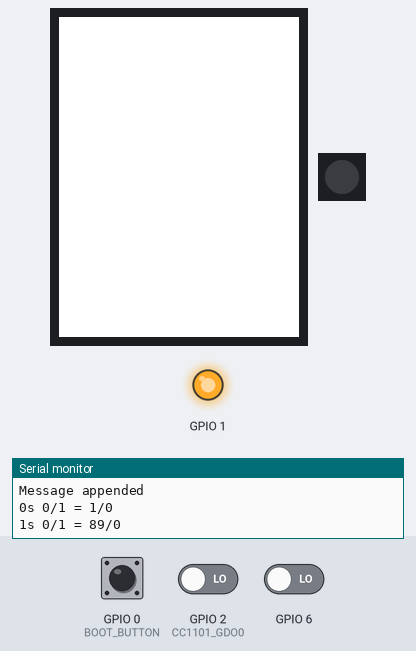
Simulated run of this sketch. Board: ESP32-S3. On the bench: 240×320 colour display, 1 RGB LEDs in strip order, left to right, output pins drawn as LEDs (lit = HIGH), the last lines printed to the serial monitor. The inputs (shaded band) are chosen by the test bench; at power-on: GPIO 0 (BOOT_BUTTON) HIGH, GPIO 2 (CC1101_GDO0) LOW, GPIO 6 LOW. The strip is taken to match the declared colour order; storage starts empty.

Above: at 2.1 s.
2.2 s: GPIO 0 (BOOT_BUTTON) pulled LOW for 1 s
At 3.7 s:
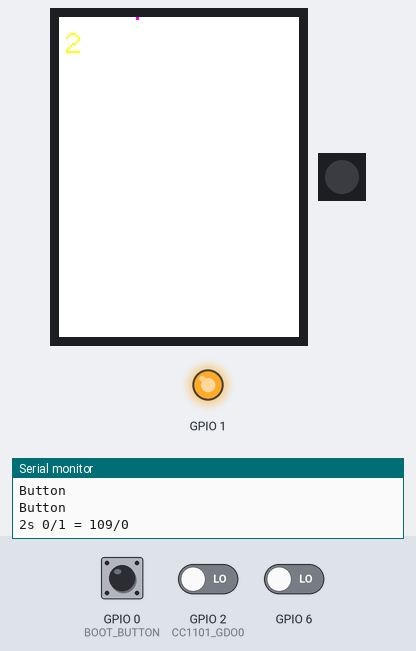
6.2 s: GPIO 0 (BOOT_BUTTON) pulled LOW for 0.15 s
At 7.5 s:
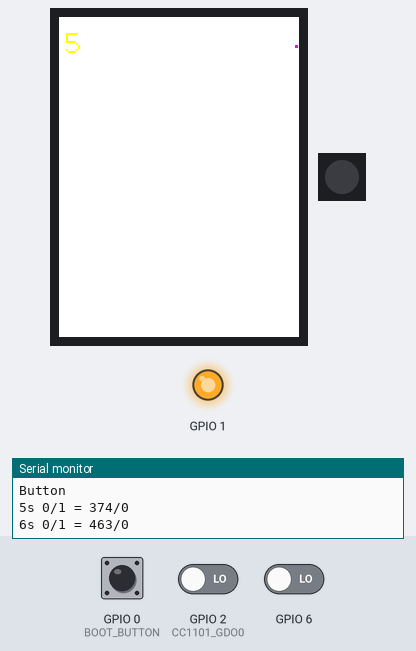
Timing chart, 0 to 9.2 s (numbered marks = the images above; inputs shaded):
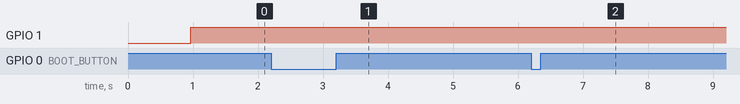

The sketch:

ESP32S3_TFT_CC1101_SD_v0.ino
```cpp
/*
  https://www.waveshare.com/product/esp32-s3-lcd-1.47.htm

  Board: ESP32S3 Dev Module
  Flash Size: 16MB(128Mb)
  Partition Scheme: 16M Flash (3MB APP/9.9MB FATFS)
  PSRAM: OPI PSRAM
*/

#include <SPI.h>
#include <TFT_eSPI.h>       // Hardware-specific library
#include <Adafruit_NeoPixel.h>
#include "cc1101.h"

#include "FS.h"
#include "SD_MMC.h"

#define BOOT_BUTTON 0  // GPIO0

//----------------------------------------------------------------
// FORD TPMS
//----------------------------------------------------------------


//----------------------------------------------------------------
// CC1101 pinout
//----------------------------------------------------------------
#define CC1101_CS   1//1
#define CC1101_GDO0 2//2
#define CC1101_GDO2 3//3

//----------------------------------------------------------------
// SPI pins for CC1101
//----------------------------------------------------------------
#define CC1101_SCK   5//4
#define CC1101_MISO  6//5
#define CC1101_MOSI  4//6

//----------------------------------------------------------------
// SD
//----------------------------------------------------------------
#define SD_SCLK 14
#define SD_MOSI 15
#define SD_MISO 16
#define SD_SD1 18
#define SD_SD2 17
#define SD_CS 21
bool sd_ok = false;
String msg = "";

//----------------------------------------------------------------
// WS-LED SETTINGS
//----------------------------------------------------------------
#define NUMPIXELS 1
#define LED 38
Adafruit_NeoPixel pixels(NUMPIXELS, LED, NEO_RGB + NEO_KHZ800);

//----------------------------------------------------------------
// TIMERS
//----------------------------------------------------------------
unsigned long t0 = 0;
unsigned long t1 = 0;
int i = 0;
int i_prev = 0;

//----------------------------------------------------------------
// TFT
//----------------------------------------------------------------
TFT_eSPI tft = TFT_eSPI();  // Invoke custom library
int x_px = 0, y_px = 0;
int color_px = TFT_WHITE;

//----------------------------------------------------------------
// CC1101
//----------------------------------------------------------------
SPIClass spiCC(VSPI);
CC1101 radio(spiCC, CC1101_CS, CC1101_GDO0, CC1101_MISO);

//----------------------------------------------------------------
// SD LS
//----------------------------------------------------------------
void listDir(fs::FS &fs, const char *dirname, uint8_t levels) {
  Serial.printf("Listing directory: %s\n", dirname);

  fs::File root = fs.open(dirname);  // <-- change here
  if (!root) {
    Serial.println("Failed to open directory");
    return;
  }
  if (!root.isDirectory()) {
    Serial.println("Not a directory");
    return;
  }

  fs::File file = root.openNextFile();  // <-- and here
  while (file) {
    if (file.isDirectory()) {
      Serial.print("  DIR : ");
      Serial.println(file.name());
      if (levels) {
        listDir(fs, file.path(), levels - 1);
      }
    } else {
      Serial.print("  FILE: ");
      Serial.print(file.name());
      Serial.print("  SIZE: ");
      Serial.println(file.size());
    }
    file = root.openNextFile();
  }
}

void appendFile(fs::FS &fs, const char *path, const char *message) {
  Serial.printf("Appending to file: %s\n", path);

  fs::File file = fs.open(path, FILE_APPEND);
  if (!file) {
    Serial.println("Failed to open file for appending");
    return;
  }
  if (file.print(message)) {
    Serial.println("Message appended");
  } else {
    Serial.println("Append failed");
  }
}

void readFile(fs::FS &fs, const char *path) {
  Serial.printf("Reading file: %s\n", path);

  fs::File file = fs.open(path);
  if (!file) {
    Serial.println("Failed to open file for reading");
    return;
  }

  Serial.print("Read from file: ");
  while (file.available()) {
    Serial.write(file.read());
  }
}

void readFileLN(fs::FS &fs, const char *path) {
  fs::File file = fs.open(path);
  if (!file) {
    Serial.println("Failed to open file");
    return;
  }

  while (file.available()) {
    String line = file.readStringUntil('\n');
    line.trim();
    if (line.length() == 0 || line.length() >= 256) continue;

    //processLine(line);
  }

  file.close();
}

//----------------------------------------------------------------
// SETUP
//----------------------------------------------------------------
void setup() {

  tft.init();
  delay(250);
  pixels.begin();
  pixels.clear();
  Serial.begin(115200);

  pinMode(BOOT_BUTTON, INPUT_PULLUP);

  delay(500);

  // ----- SD
  if(! SD_MMC.setPins(SD_SCLK, SD_MOSI, SD_MISO, SD_SD1, SD_SD2, SD_CS)){
    Serial.println("Pin change failed!");
  }
  else{
    if (!SD_MMC.begin()) {
      Serial.println("Card Mount Failed");
    }
    else{
      uint8_t cardType = SD_MMC.cardType();
      if (cardType == CARD_NONE) {
        Serial.println("No SD_MMC card attached");
      }
      else{
        Serial.print("SD_MMC Card Type: ");
        if (cardType == CARD_MMC) {
          Serial.println("MMC");
        } else if (cardType == CARD_SD) {
          Serial.println("SDSC");
        } else if (cardType == CARD_SDHC) {
          Serial.println("SDHC");
        } else {
          Serial.println("UNKNOWN");
        }
        uint64_t cardSize = SD_MMC.cardSize() / (1024 * 1024);
        Serial.printf("SD_MMC Card Size: %lluMB\n", cardSize);
        listDir(SD_MMC, "/", 0);
        Serial.printf("Total space: %lluMB\n", SD_MMC.totalBytes() / (1024 * 1024));
        Serial.printf("Used space: %lluMB\n", SD_MMC.usedBytes() / (1024 * 1024));
        sd_ok = true;
      }
    }
  }

  // ----- CC1101 INIT
  spiCC.begin(CC1101_SCK, CC1101_MISO, CC1101_MOSI, CC1101_CS);

  radio.begin();
  radio.set_frequency(433.919830);
  radio.serial_data();
  pinMode(CC1101_GDO0, INPUT);
  radio.strobe(0x34); // SRX – enter RX mode

  uint8_t c1101_ver = radio.status_version();
  if(c1101_ver == 0x14){
    Serial.printf("[+] CC1101 INIT OK\n");
  }
  else{
    Serial.printf("[-] CC1101 INIT FAILD\n");
  }
  Serial.printf("PARTNUM=0x%02X VERSION=0x%02X\n", radio.status_partnum(), radio.status_version());

  // -----
  color_px = TFT_GREEN;

  Serial.println("RAW RF CAPTURE READY");

  if(sd_ok){
    msg = String(millis()) + "ms --- NEW SESSION setOOK v2 ---" + "\n";
    appendFile(SD_MMC, "/data4.txt", msg.c_str());
  }

  //readFile(SD_MMC, "/data1.txt");
  //readFileLN(SD_MMC, "/data1.txt"); //49, 42, 41, 5, 3, 5, 32, 8, 11, 3, 7, 2, 10, 3, 36, 8, 5, 3, 33, 7, 15, 8, 4, 6, 8, 22, 3, 7, 18, 15001602,
}


//----------------------------------------------------------------
// LOOP
//----------------------------------------------------------------
void loop() {

  tft.invertDisplay(true); // Where i is true or false
  tft.fillScreen(TFT_BLACK);
  tft.setTextColor(TFT_BLUE);
  tft.setTextSize(2);
  tft.setTextFont(2);

  unsigned long one = 0;
  unsigned long zero = 0;
  while(true){

    static uint32_t t = 0;
    if (millis() - t > 10) {
      t = millis();
      ///Serial.println(digitalRead(CC1101_GDO0));
      if(digitalRead(CC1101_GDO0))
        one++;
      else
        zero++;
    }


    if(millis() - t0 > 12){
      walking_px();
      t0 = millis();
    }

    if(millis() - t1 > 1000){
      Serial.printf("%ds 0/1 = %d/%d\n", i, zero, one);

      i++;

      t1 = millis();
      tft.setCursor(7, 10);
      tft.setTextColor(TFT_BLACK);
      tft.println(i_prev);

      tft.setCursor(7, 10);
      tft.setTextColor(TFT_BLUE);
      tft.println(i);

      i_prev = i;
    }

    if (digitalRead(BOOT_BUTTON) == LOW) {
      Serial.println("Button");
      delay(250);
    }

  }
}

void walking_px(){
  int color = color_px;

  if(x_px < tft.width()-4 && y_px == 0)
    x_px++;
  else if(x_px >= tft.width()-4 && y_px < tft.height()-4)
    y_px++;
  else if(x_px > 0 && y_px >= tft.height()-4)
    x_px--;
  else if(x_px == 0 && y_px > 0)
    y_px--;

  tft.drawRect(0, 0, tft.width()-1, tft.height()-1, TFT_BLACK);
  tft.drawRect(1, 1, tft.width()-3, tft.height()-3, TFT_BLACK);
  tft.drawRect(2, 2, tft.width()-5, tft.height()-5, TFT_BLACK);
  tft.fillRect(x_px, y_px, 3, 3, color);
}
```

cc1101.cpp
```cpp
#include "cc1101.h"

#define CC1101_SPI_FREQ 5000000


// CC1101 configuration registers
#define IOCFG0  0x02        // GDO0 Output Pin Configuration
#define FSCTRL1 0X0B        // Frequency Synthesizer Control
#define FSCTRL0 0X0C        // Frequency Synthesizer Control
#define FREQ2   0x0D        // Frequency control word, high byte
#define FREQ1   0x0E        // Frequency control word, middle byte
#define FREQ0   0x0F        // Frequency control word, low byte


// CC1101 strobe commands
#define SRES  0x30          // Reset CC1101 chip
#define SRX   0x34          // Enable RX. Perform calibration first if coming from IDLE and MCSM0.FS_AUTOCAL=1

// CC1101 Status Registers
#define PARTNUM   0x30      // Part number for CC1101
#define VERSION   0x31      // Current version number


#define IOCFG0_CARRIER_SENSE  0x0E  // GDO0 Output Pin Configuration - Carrier Sense output
#define IOCFG0_SERIAL_DATA    0x0D  // GDO0 Serial Data Output. Used for asynchronous serial mode.

CC1101::CC1101(SPIClass& spi, uint8_t cs, uint8_t gdo0, uint8_t miso) {
  _spi  = &spi;
  _cs   = cs;
  _gdo0 = gdo0;
  _miso = miso;
}

void CC1101::select() {
  digitalWrite(_cs, LOW);
}

void CC1101::deselect() {
  digitalWrite(_cs, HIGH);
}

void CC1101::begin() {
  pinMode(_cs, OUTPUT);
  digitalWrite(_cs, HIGH);
  pinMode(_gdo0, INPUT);

  //_spi->begin();

  _spi->beginTransaction(SPISettings(CC1101_SPI_FREQ, MSBFIRST, SPI_MODE0));

  // --- HARD RESET CC1101 ---
  select();
  delayMicroseconds(10);
  deselect();
  delayMicroseconds(40);
  select();

  while (digitalRead(_miso)); // wait_miso();
  _spi->transfer(SRES);
  while (digitalRead(_miso)); // wait_miso();

  deselect();
  delay(1);

  _spi->endTransaction();

  delay(10);
}

uint8_t CC1101::read_status(uint8_t addr) {
  _spi->beginTransaction(SPISettings(CC1101_SPI_FREQ, MSBFIRST, SPI_MODE0));

  select();
  _spi->transfer(addr | 0xC0);   // READ | STATUS
  uint8_t val = _spi->transfer(0x00);
  deselect();

  _spi->endTransaction();
  return val;
}

void CC1101::wait_miso(){
   uint32_t st = micros();
   while(digitalRead(_miso) == HIGH)
   {
      if (micros() - st > 500)
         break;
   }
}

uint8_t CC1101::status_partnum() {
  return read_status(PARTNUM);
}

uint8_t CC1101::status_version() {
  return read_status(VERSION);
}

void CC1101::write_reg(uint8_t addr, uint8_t value) {
  _spi->beginTransaction(SPISettings(CC1101_SPI_FREQ, MSBFIRST, SPI_MODE0));
  select();
  _spi->transfer(addr);      // WRITE
  _spi->transfer(value);
  deselect();
  _spi->endTransaction();
}

void CC1101::carrier_sense(){
  write_reg(IOCFG0, IOCFG0_CARRIER_SENSE);
}

void CC1101::serial_data(){
  write_reg(IOCFG0, IOCFG0_SERIAL_DATA);
}

void CC1101::set_frequency(float mhz) {
  write_reg(FSCTRL1, 0x0F);
  uint32_t f = (uint32_t)((mhz * 1000000.0) / 396.728515625);
  write_reg(FREQ2, (f >> 16) & 0xFF);
  write_reg(FREQ1, (f >> 8) & 0xFF);
  write_reg(FREQ0, f & 0xFF);
}

void CC1101::strobe(uint8_t cmd) {
  _spi->beginTransaction(SPISettings(CC1101_SPI_FREQ, MSBFIRST, SPI_MODE0));
  select();
  _spi->transfer(cmd);
  deselect();
  _spi->endTransaction();
}
```

cc1101.h
```cpp
#pragma once
#include <Arduino.h>
#include <SPI.h>

class CC1101 {
public:
  CC1101(SPIClass &spi, uint8_t cs, uint8_t gdo0, uint8_t miso);

  void begin();
  uint8_t read_status(uint8_t addr);
  uint8_t status_partnum();
  uint8_t status_version();
  void wait_miso();
  void carrier_sense();
  void serial_data();
  void strobe(uint8_t cmd);
  void freq_433();
  void set_frequency(float mhz);

private:
  SPIClass *_spi;
  int _cs;
  int _gdo0;
  int _miso;

  void select();
  void deselect();
  void write_reg(uint8_t addr, uint8_t value);
};
```
